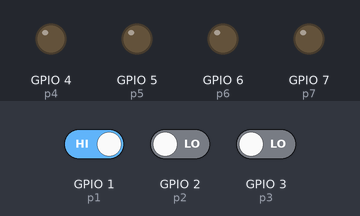
The program below on a simulated ESP32 board running MicroPython. On the bench: output pins drawn as LEDs (lit = HIGH). Dashed ring = blinking. The test bench sets the inputs (shaded band); at power-on: GPIO 2 (p2) LOW, GPIO 1 (p1) HIGH, GPIO 3 (p3) LOW.

Above: at 1.2 s.
1.3 s: GPIO 2 (p2) driven HIGH
At 2.8 s:
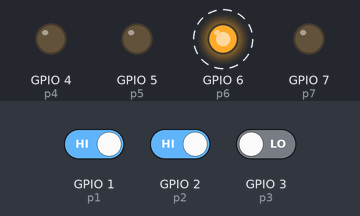
5.5 s: GPIO 1 (p1) driven LOW
At 6.0 s:
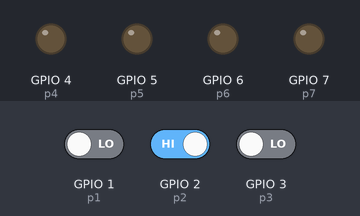
7.0 s: GPIO 3 (p3) driven HIGH
At 7.8 s:
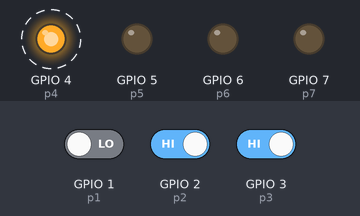
11.2 s: GPIO 2 (p2) driven LOW
At 13.8 s:
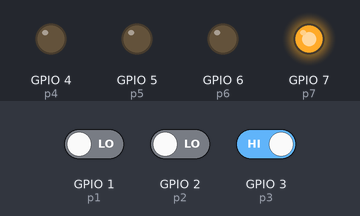
15.4 s: GPIO 1 (p1) driven HIGH
At 17.8 s:
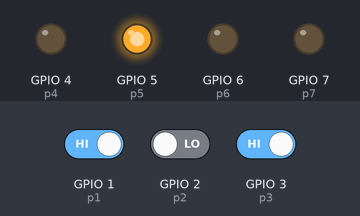
19.6 s: GPIO 3 (p3) driven LOW
At 20.4 s:
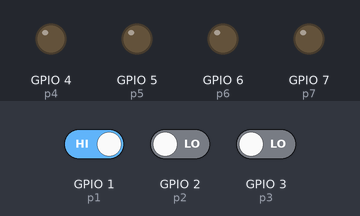
Timing chart, 0 to 22.5 s (numbered marks = the images above; inputs shaded):
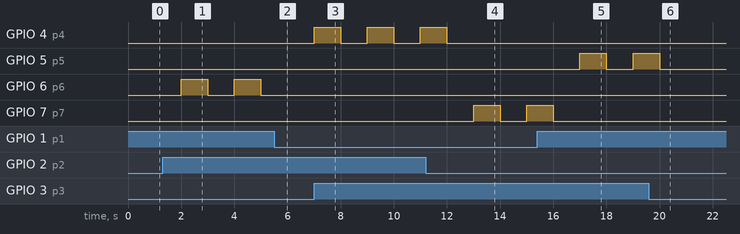

Measured:
- after the input at 1.3 s, GPIO 6 (p6): alternates HIGH for 1.0 s and LOW for 1.0 s, starting after 0.70 s
- after the input at 5.5 s, GPIO 6 (p6): stays LOW (without the input it goes to HIGH after 0.50 s)
- after the input at 7.0 s, GPIO 4 (p4): alternates HIGH for 1.0 s and LOW for 1.0 s, starting at once
- after the input at 11.2 s, GPIO 4 (p4): goes on until 12.0 s, then stays LOW; GPIO 7 (p7): LOW → HIGH after 1.8 s, → LOW 1.0 s later, → HIGH 1.0 s later
- after the input at 15.4 s, GPIO 5 (p5): LOW → HIGH after 1.6 s, → LOW 1.0 s later, → HIGH 1.0 s later; GPIO 7 (p7): goes on until 16.0 s, then stays LOW
- after the input at 19.6 s, GPIO 5 (p5): goes on until 20.0 s, then stays LOW

The program:

command_relay_boot.py
```python
from machine import Pin
import time

p4 = Pin(4,Pin.OUT)
p5 = Pin(5,Pin.OUT)
p6 = Pin(6,Pin.OUT)
p7 = Pin(7,Pin.OUT)

p1 = Pin(1,Pin.IN)
p2 = Pin(2,Pin.IN)
p3 = Pin(3,Pin.IN)

p4.value(0)
p5.value(0)
p6.value(0)
p7.value(0)

def command_relay(num):
    num.value(1)
    time.sleep(1)
    num.value(0)

p1.value(1)
p2.value(1)
p3.value(1)


s = 0
while s < 20:
    time.sleep(1)
    s += 1
    if p1.value() == 0 and p2.value() == 1 and p3.value() == 1:
        #R1, p4
        command_relay(p4)

    elif p1.value() == 1 and p2.value() == 0 and p3.value() == 1:
        #R2, p5
        command_relay(p5)
    elif p1.value() == 1 and p2.value() == 1 and p3.value() == 0:
        #R3, p6
        command_relay(p6)
    elif p1.value() == 0 and p2.value() == 0 and p3.value() == 1:
        #R4, p7
        command_relay(p7)

        
```
